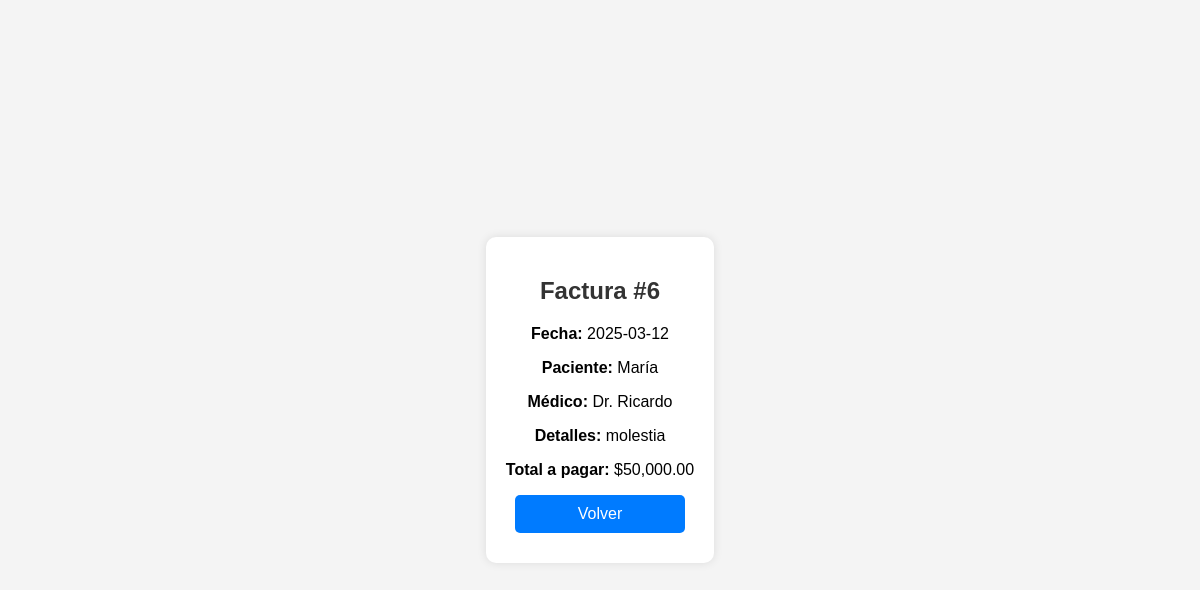
Page /ver_factura.php?id_factura=6 on the committed database.
### tables this page shows
CREATE TABLE `facturas` (
  `id_factura` int(11) NOT NULL,
  `id_paciente` int(11) NOT NULL,
  `id_medico` int(11) NOT NULL,
  `detalles` text NOT NULL,
  `total` decimal(10,2) NOT NULL,
  `fecha` date NOT NULL DEFAULT curdate()
);

CREATE TABLE `pacientes` (
  `id_paciente` int(11) NOT NULL,
  `nombre` varchar(50) NOT NULL,
  `apellido` varchar(50) NOT NULL,
  `fecha_nacimiento` date NOT NULL,
  `genero` enum('M','F') NOT NULL,
  `direccion` varchar(100) DEFAULT NULL,
  `telefono` varchar(20) DEFAULT NULL,
  `correo` varchar(100) DEFAULT NULL,
  `contraseña` varchar(255) NOT NULL,
  `contrasena` varchar(255) NOT NULL
);

CREATE TABLE `medicos` (
  `id_medico` int(11) NOT NULL,
  `nombre` varchar(50) NOT NULL,
  `apellido` varchar(50) NOT NULL,
  `especialidad` varchar(50) NOT NULL,
  `telefono` varchar(20) DEFAULT NULL,
  `correo` varchar(100) DEFAULT NULL,
  `contrasena` varchar(255) NOT NULL,
  `contraseña` varchar(255) NOT NULL
);

### ver_factura.php (the view, shortened to what this page needs)
<?php
include 'conexion.php';
$id_factura = $_GET['id_factura'];
$stmt = $conn->prepare("SELECT f.id_factura, f.fecha, f.detalles, f.total,
                        p.nombre AS paciente, m.nombre AS medico
                        FROM facturas f
                        JOIN pacientes p ON f.id_paciente = p.id_paciente
                        JOIN medicos m ON f.id_medico = m.id_medico
                        WHERE f.id_factura = ?");
$stmt->bind_param("i", $id_factura);
$stmt->execute();
$result = $stmt->get_result();
$factura = $result->fetch_assoc();
?>
<!DOCTYPE html>
<html lang="es">
<head>
    <link rel="stylesheet" href="style.css">
</head>
<body>
    <div class="container">
        <h2>Factura #<?php echo $factura['id_factura']; ?></h2>
        <p><strong>Fecha:</strong> <?php echo $factura['fecha']; ?></p>
        <p><strong>Paciente:</strong> <?php echo $factura['paciente']; ?></p>
        <p><strong>Médico:</strong> <?php echo $factura['medico']; ?></p>
        <p><strong>Detalles:</strong> <?php echo $factura['detalles']; ?></p>
        <p><strong>Total a pagar:</strong> $<?php echo number_format($factura['total'], 2); ?></p>
        <a href="index.php" class="btn">Volver</a>
    </div>
</body>
</html>

### style.css (style rules this page uses)
body { font-family: Arial, sans-serif; background-color: #f4f4f4; margin: 0; padding: 0; display: flex; flex-direction: column; align-items: center; justify-content: center; height: 100vh; }
.container { background: white; padding: 20px; border-radius: 10px; box-shadow: 0 0 10px rgba(0, 0, 0, 0.1); text-align: center; }
h2 { color: #333; }
.btn { display: block; width: 80%; margin: 10px auto; padding: 10px; background: #007BFF; color: white; text-decoration: none; border-radius: 5px; transition: 0.3s; }

### rows in the picture
facturas: id_factura "6", fecha "2025-03-12", id_paciente.nombre "María", id_medico.nombre "Dr. Ricardo", detalles "molestia", total "50,000.00"
